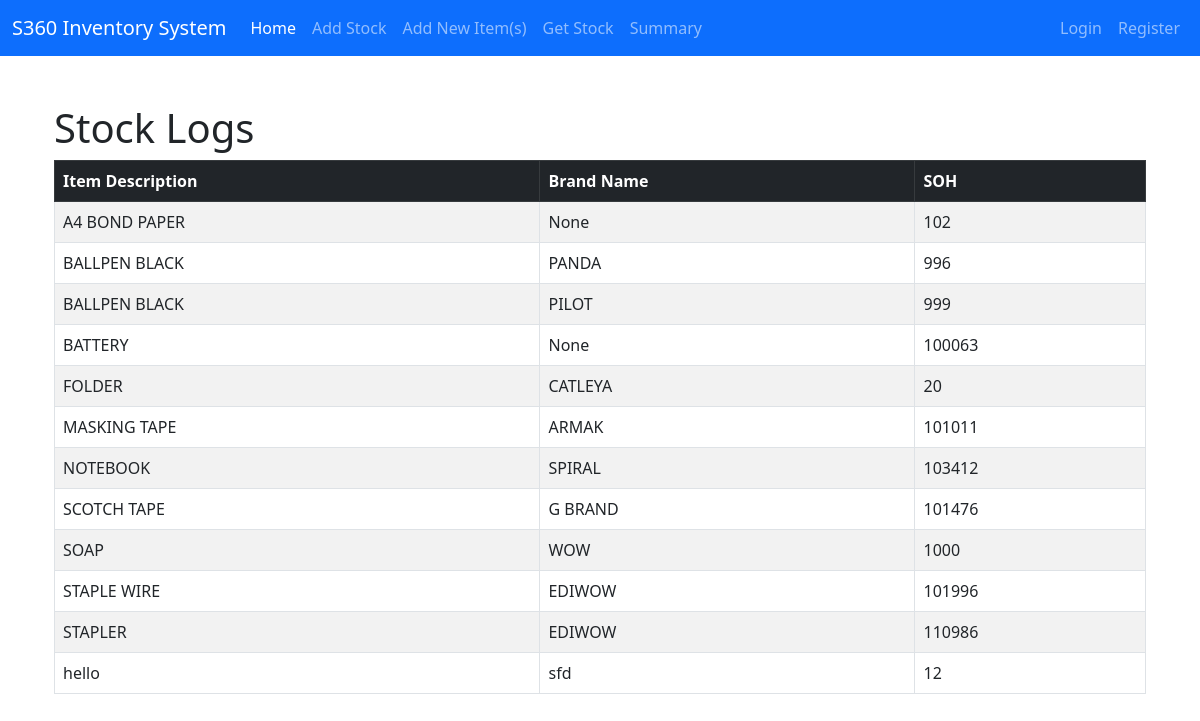
/summary/, run on an earlier commit of the app's database.
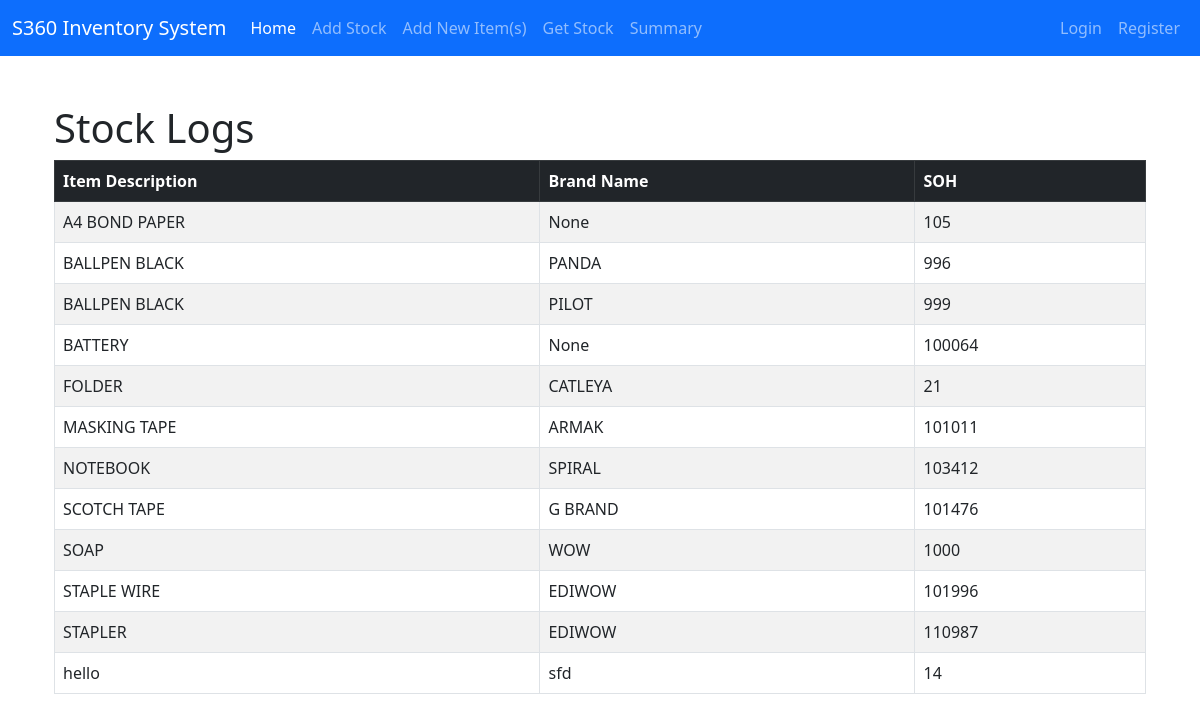
And on a later commit of the database.
### inventory/models.py (models this page shows, shortened)
class ItemDetails(models.Model):
    item_name = models.CharField(max_length=200, null=True)
    brand_name = models.CharField(max_length=200, blank=True, null=True)
    soh = models.IntegerField(null=True)
    class Meta:
        db_table = 'item'
        verbose_name_plural = 'Item Name'
        ordering = ["item_name"]

### inventory/views.py (the view)
# urls.py: path('summary/', views.summary_item, name='summary_item'),
def summary_item(request):
    items = ItemDetails.objects.all()
    context = {'items': items}
    return render(request, 'inventory/summary.html', context)

### inventory/templates/inventory/summary.html (shortened to what this page needs)
{% extends 'base.html'  %}
{% block content %}
<div class="container mt-5">
<h1>Stock Logs</h1>
<table class="table table-bordered table-hover table-striped">
    <thead class="table-dark">
      <tr>
        <th scope="col">Item Description</th>
        <th scope="col">Brand Name</th>
        <th scope="col">SOH</th>
      </tr>
    </thead>
    <tbody>
      {% for item in items %}
      <tr>
        <td>{{ item.item_name }}</td>
        <td>{{ item.brand_name }}</td>
        <td>{{ item.soh }}</td>
      </tr>
      {% endfor %}
    </tbody>
  </table>
</div>
{% endblock content %}

What changed in the data, as far as the page shows it:
changed ItemDetails "A4 BOND PAPER": soh "102" → "105"
changed ItemDetails "BATTERY": soh "100063" → "100064"
changed ItemDetails "FOLDER": soh "20" → "21"
changed ItemDetails "STAPLER": soh "110986" → "110987"
changed ItemDetails "hello": soh "12" → "14"
